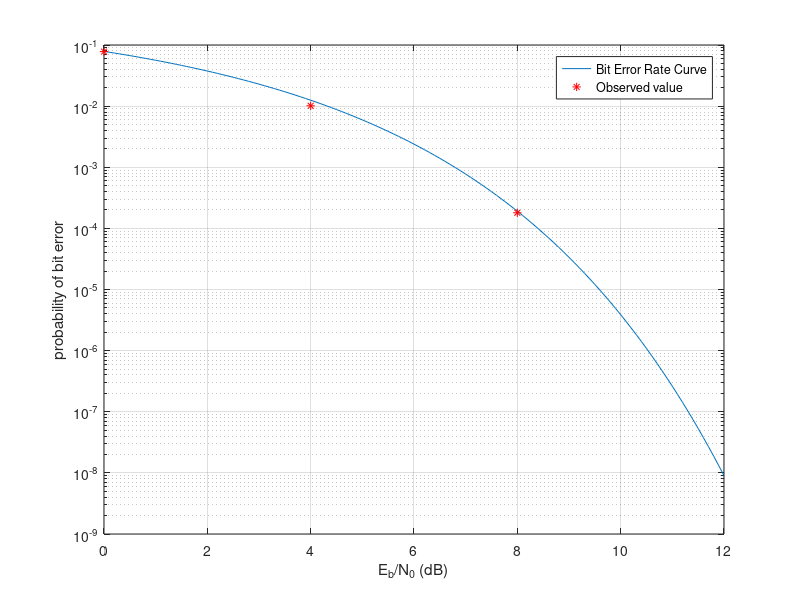

Reproduce this figure in MATLAB.
%% example_plot_Pb_vs_EbNo_BPSK.m
%   Example script that plots bit error probability curve
%    for BPSK.


clear all
close all

%% set range for Eb/No values
EbN0_dB = 0:0.1:12;
EbN0 = 10.^(EbN0_dB/10);  % convert to linear units

%% compute probability of bit error
Pe = qfunc(sqrt(2*EbN0));

%% plot
semilogy(EbN0_dB, Pe)
grid on
xlabel('E_b/N_0 (dB)')
ylabel('probability of bit error')
%% mytest
clear all
close all

% set range for Eb/No values
EbN0_dB = 0:0.1:12;
EbN0 = 10.^(EbN0_dB/10);  % convert to linear units

% compute probability of bit error
Pe = qfunc(sqrt(2*EbN0));

% Define specific EbN0_dB points and corresponding bit error rate values
EbN0_specific_dB = [0, 4, 8, 12];
Pe_specific = [0.078, 0.01013, 0.00018, 0];

% plot
semilogy(EbN0_dB, Pe)
hold on
semilogy(EbN0_specific_dB, Pe_specific, 'r*')
grid on
xlabel('E_b/N_0 (dB)')
ylabel('probability of bit error')
legend('Bit Error Rate Curve', 'Observed value')
